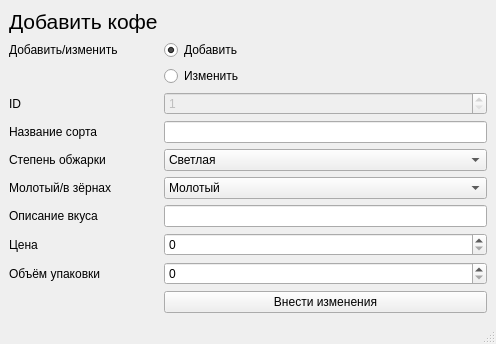
<?xml version="1.0" encoding="UTF-8"?>
<ui version="4.0">
 <class>MainWindow</class>
 <widget class="QMainWindow" name="MainWindow">
  <property name="geometry">
   <rect>
    <x>0</x>
    <y>0</y>
    <width>496</width>
    <height>332</height>
   </rect>
  </property>
  <property name="windowTitle">
   <string>MainWindow</string>
  </property>
  <widget class="QWidget" name="centralwidget">
   <layout class="QFormLayout" name="formLayout">
    <item row="6" column="0">
     <widget class="QLabel" name="label_2">
      <property name="text">
       <string>Название сорта</string>
      </property>
     </widget>
    </item>
    <item row="7" column="0">
     <widget class="QLabel" name="label_3">
      <property name="text">
       <string>Степень обжарки</string>
      </property>
     </widget>
    </item>
    <item row="7" column="1">
     <widget class="QComboBox" name="comboBox">
      <item>
       <property name="text">
        <string comment="1">Светлая</string>
       </property>
      </item>
      <item>
       <property name="text">
        <string comment="2">Средняя</string>
       </property>
      </item>
      <item>
       <property name="text">
        <string comment="3">Темнее средней</string>
       </property>
      </item>
      <item>
       <property name="text">
        <string comment="4">Темная</string>
       </property>
      </item>
      <item>
       <property name="text">
        <string comment="5">Очень темная</string>
       </property>
      </item>
     </widget>
    </item>
    <item row="8" column="0">
     <widget class="QLabel" name="label_4">
      <property name="text">
       <string>Молотый/в зёрнах</string>
      </property>
     </widget>
    </item>
    <item row="8" column="1">
     <widget class="QComboBox" name="comboBox_2">
      <item>
       <property name="text">
        <string comment="True">Молотый</string>
       </property>
      </item>
      <item>
       <property name="text">
        <string comment="False">В зёрнах</string>
       </property>
      </item>
     </widget>
    </item>
    <item row="6" column="1">
     <widget class="QLineEdit" name="lineEdit"/>
    </item>
    <item row="9" column="0">
     <widget class="QLabel" name="label_5">
      <property name="text">
       <string>Описание вкуса</string>
      </property>
     </widget>
    </item>
    <item row="9" column="1">
     <widget class="QLineEdit" name="lineEdit_2"/>
    </item>
    <item row="10" column="0">
     <widget class="QLabel" name="label_6">
      <property name="text">
       <string>Цена</string>
      </property>
     </widget>
    </item>
    <item row="10" column="1">
     <widget class="QSpinBox" name="spinBox">
      <property name="minimum">
       <number>0</number>
      </property>
      <property name="maximum">
       <number>100000</number>
      </property>
      <property name="value">
       <number>0</number>
      </property>
     </widget>
    </item>
    <item row="11" column="0">
     <widget class="QLabel" name="label_7">
      <property name="text">
       <string>Объём упаковки</string>
      </property>
     </widget>
    </item>
    <item row="11" column="1">
     <widget class="QSpinBox" name="spinBox_2">
      <property name="maximum">
       <number>100000</number>
      </property>
     </widget>
    </item>
    <item row="12" column="1">
     <widget class="QPushButton" name="pushButton">
      <property name="text">
       <string>Внести изменения</string>
      </property>
     </widget>
    </item>
    <item row="3" column="0">
     <widget class="QLabel" name="label_8">
      <property name="text">
       <string>Добавить/изменить</string>
      </property>
     </widget>
    </item>
    <item row="3" column="1">
     <widget class="QRadioButton" name="radioButton">
      <property name="text">
       <string>Добавить</string>
      </property>
      <property name="checked">
       <bool>true</bool>
      </property>
      <attribute name="buttonGroup">
       <string notr="true">buttonGroup</string>
      </attribute>
     </widget>
    </item>
    <item row="4" column="1">
     <widget class="QRadioButton" name="radioButton_2">
      <property name="text">
       <string>Изменить</string>
      </property>
      <property name="checked">
       <bool>false</bool>
      </property>
      <attribute name="buttonGroup">
       <string notr="true">buttonGroup</string>
      </attribute>
     </widget>
    </item>
    <item row="5" column="0">
     <widget class="QLabel" name="label_9">
      <property name="text">
       <string>ID</string>
      </property>
     </widget>
    </item>
    <item row="2" column="0">
     <widget class="QLabel" name="label">
      <property name="font">
       <font>
        <pointsize>16</pointsize>
       </font>
      </property>
      <property name="text">
       <string>Добавить кофе</string>
      </property>
     </widget>
    </item>
    <item row="5" column="1">
     <widget class="QSpinBox" name="spinBox_3">
      <property name="enabled">
       <bool>false</bool>
      </property>
      <property name="minimum">
       <number>1</number>
      </property>
      <property name="maximum">
       <number>100000</number>
      </property>
     </widget>
    </item>
   </layout>
  </widget>
  <widget class="QStatusBar" name="statusbar"/>
 </widget>
 <resources/>
 <connections/>
 <buttongroups>
  <buttongroup name="buttonGroup"/>
 </buttongroups>
</ui>
